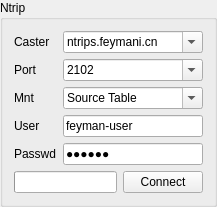
         <widget class="QGroupBox" name="Ntrip">
          <property name="sizePolicy">
           <sizepolicy hsizetype="Preferred" vsizetype="MinimumExpanding">
            <horstretch>0</horstretch>
            <verstretch>2</verstretch>
           </sizepolicy>
          </property>
          <property name="minimumSize">
           <size>
            <width>0</width>
            <height>200</height>
           </size>
          </property>
          <property name="maximumSize">
           <size>
            <width>260</width>
            <height>16777210</height>
           </size>
          </property>
          <property name="title">
           <string>Ntrip</string>
          </property>
          <layout class="QGridLayout" name="gridLayout_2">
           <item row="4" column="1" colspan="2">
            <widget class="QLineEdit" name="lineEdit_pwd">
             <property name="acceptDrops">
              <bool>false</bool>
             </property>
             <property name="toolTip">
              <string>&lt;html&gt;&lt;head/&gt;&lt;body&gt;&lt;p&gt;password of your current ntrip connection&lt;/p&gt;&lt;/body&gt;&lt;/html&gt;</string>
             </property>
             <property name="inputMask">
              <string/>
             </property>
             <property name="text">
              <string>123456</string>
             </property>
             <property name="echoMode">
              <enum>QLineEdit::Password</enum>
             </property>
            </widget>
           </item>
           <item row="3" column="0">
            <widget class="QLabel" name="lnuser">
             <property name="text">
              <string>User</string>
             </property>
             <property name="textInteractionFlags">
              <set>Qt::NoTextInteraction</set>
             </property>
            </widget>
           </item>
           <item row="5" column="2">
            <widget class="QPushButton" name="pushButton_conn">
             <property name="text">
              <string>Connect</string>
             </property>
             <property name="default">
              <bool>false</bool>
             </property>
             <property name="flat">
              <bool>false</bool>
             </property>
            </widget>
           </item>
           <item row="0" column="0">
            <widget class="QLabel" name="lncaster">
             <property name="text">
              <string>Caster</string>
             </property>
             <property name="textInteractionFlags">
              <set>Qt::NoTextInteraction</set>
             </property>
            </widget>
           </item>
           <item row="3" column="1" colspan="2">
            <widget class="QLineEdit" name="lineEdit_user">
             <property name="acceptDrops">
              <bool>false</bool>
             </property>
             <property name="toolTip">
              <string>&lt;html&gt;&lt;head/&gt;&lt;body&gt;&lt;p&gt;Cause this is a Feynman Innovation ntrip serial tool, default user is feyman-user ofcourse&lt;/p&gt;&lt;/body&gt;&lt;/html&gt;</string>
             </property>
             <property name="text">
              <string>feyman-user</string>
             </property>
            </widget>
           </item>
           <item row="5" column="0" colspan="2">
            <widget class="QProgressBar" name="progressBar">
             <property name="maximum">
              <number>100</number>
             </property>
             <property name="value">
              <number>0</number>
             </property>
             <property name="textVisible">
              <bool>false</bool>
             </property>
             <property name="invertedAppearance">
              <bool>false</bool>
             </property>
            </widget>
           </item>
           <item row="1" column="0">
            <widget class="QLabel" name="lnport">
             <property name="text">
              <string>Port</string>
             </property>
             <property name="textInteractionFlags">
              <set>Qt::NoTextInteraction</set>
             </property>
            </widget>
           </item>
           <item row="2" column="1" colspan="2">
            <widget class="QComboBox" name="comboBox_mount">
             <property name="sizePolicy">
              <sizepolicy hsizetype="Preferred" vsizetype="Fixed">
               <horstretch>0</horstretch>
               <verstretch>0</verstretch>
              </sizepolicy>
             </property>
             <property name="toolTip">
              <string>&lt;html&gt;&lt;head/&gt;&lt;body&gt;&lt;p&gt;drop and click to get mount point&lt;/p&gt;&lt;/body&gt;&lt;/html&gt;</string>
             </property>
             <property name="editable">
              <bool>true</bool>
             </property>
             <item>
              <property name="text">
               <string>Source Table</string>
              </property>
             </item>
            </widget>
           </item>
           <item row="2" column="0">
            <widget class="QLabel" name="lnmount">
             <property name="text">
              <string>Mnt</string>
             </property>
             <property name="textInteractionFlags">
              <set>Qt::NoTextInteraction</set>
             </property>
            </widget>
           </item>
           <item row="4" column="0">
            <widget class="QLabel" name="lnpwd">
             <property name="text">
              <string>Passwd</string>
             </property>
             <property name="textInteractionFlags">
              <set>Qt::NoTextInteraction</set>
             </property>
            </widget>
           </item>
           <item row="0" column="1" colspan="2">
            <widget class="QComboBox" name="comboBox_caster">
             <property name="editable">
              <bool>true</bool>
             </property>
             <property name="maxVisibleItems">
              <number>15</number>
             </property>
             <item>
              <property name="text">
               <string>ntrips.feymani.cn</string>
              </property>
             </item>
             <item>
              <property name="text">
               <string>lab.ntrip.qxwz.com</string>
              </property>
             </item>
             <item>
              <property name="text">
               <string>vrs.sixents.com</string>
              </property>
             </item>
             <item>
              <property name="text">
               <string>ntrip.mliyadong.com</string>
              </property>
             </item>
             <item>
              <property name="text">
               <string>219.142.87.107</string>
              </property>
             </item>
             <item>
              <property name="text">
               <string>219.142.87.73</string>
              </property>
             </item>
            </widget>
           </item>
           <item row="1" column="1" colspan="2">
            <widget class="QComboBox" name="comboBox_port">
             <property name="sizePolicy">
              <sizepolicy hsizetype="Preferred" vsizetype="Fixed">
               <horstretch>0</horstretch>
               <verstretch>0</verstretch>
              </sizepolicy>
             </property>
             <property name="editable">
              <bool>true</bool>
             </property>
             <property name="currentIndex">
              <number>0</number>
             </property>
             <item>
              <property name="text">
               <string>2102</string>
              </property>
             </item>
             <item>
              <property name="text">
               <string>2101</string>
              </property>
             </item>
             <item>
              <property name="text">
               <string>8001</string>
              </property>
             </item>
             <item>
              <property name="text">
               <string>8002</string>
              </property>
             </item>
             <item>
              <property name="text">
               <string>8003</string>
              </property>
             </item>
             <item>
              <property name="text">
               <string>81</string>
              </property>
             </item>
            </widget>
           </item>
          </layout>
         </widget>
